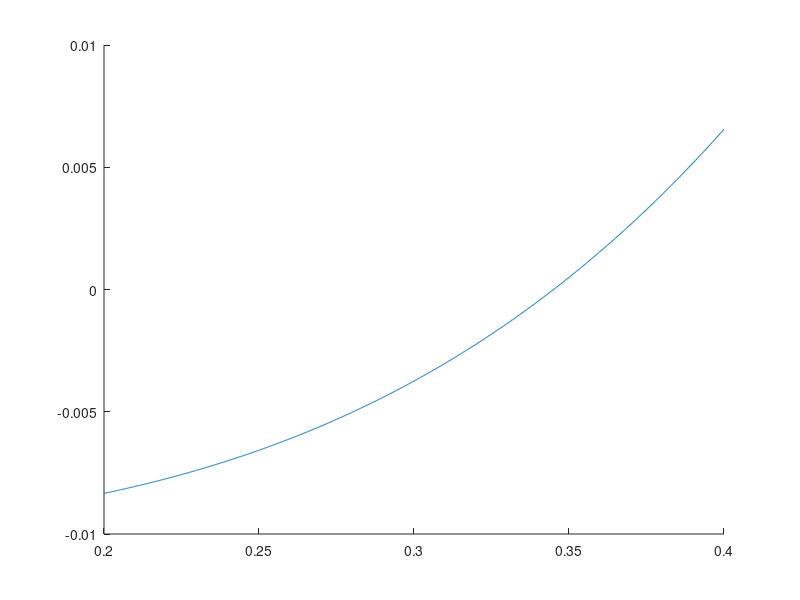

Reproduce this figure in MATLAB. (Note: this script raises an error after producing the figure.)
f = @(x)((3.^x).*(x.^3))./6 - (10.^(-2));
df = @(x)((3.^(x)).*(x.^2))/2+(log(3).*(x.^3).*(3.^(x-1)))/2;

%by graphing f, we could find an approx root for f as x0 to put into
%findroot function
plotIn = [0.2,0.4];
x = linspace(plotIn(1), plotIn(2), 1000);
% plot
close all
figure
hold on
plot(x, f(x)) % plot f
%plot(T, df()) 
% plot(T, df(T)) % plot f'
line(plotIn, [0,0], 'Color',' k') % x-axis

Largest=findroot(f,df,0.2);
% since from the graph we could see that (3.^x).*(x.^3)-1/(60.^2)<=0 if
% x<=0.345, therefore, the largest value b =0.345